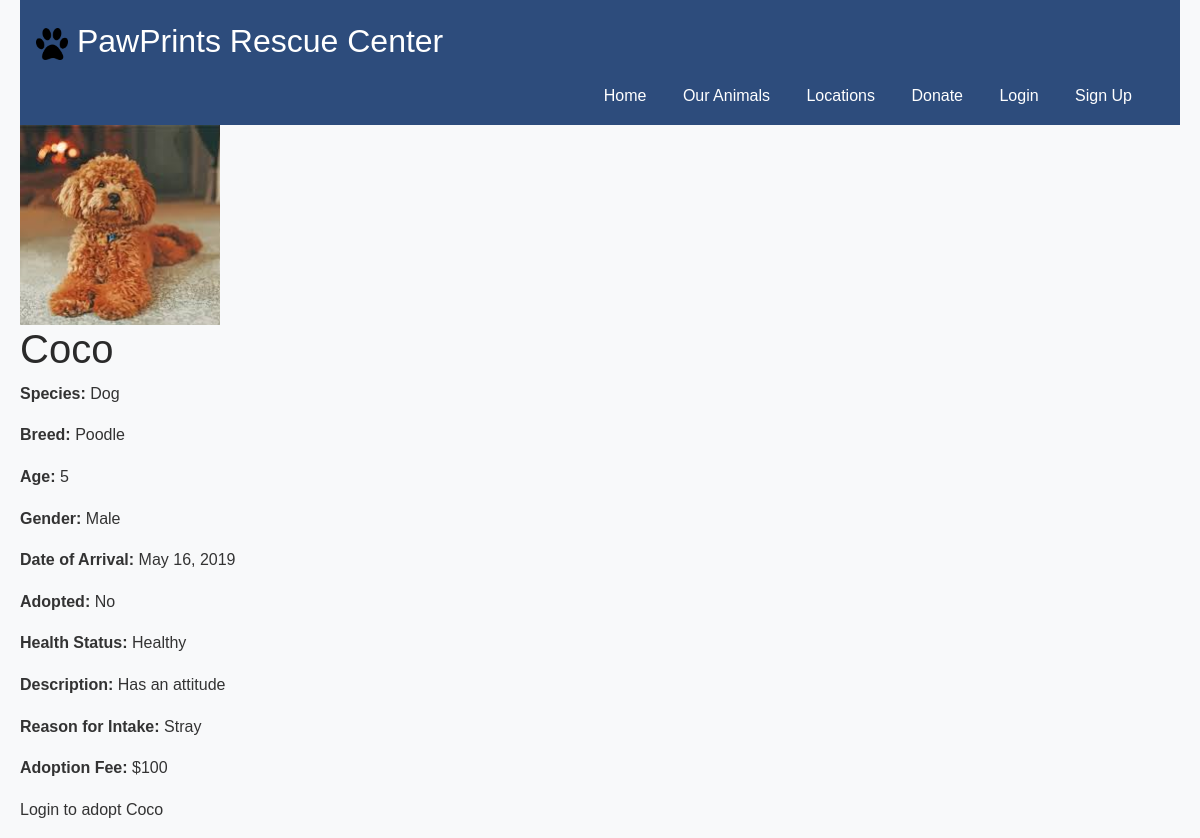
/animal/3/, run on an earlier commit of the app's database.
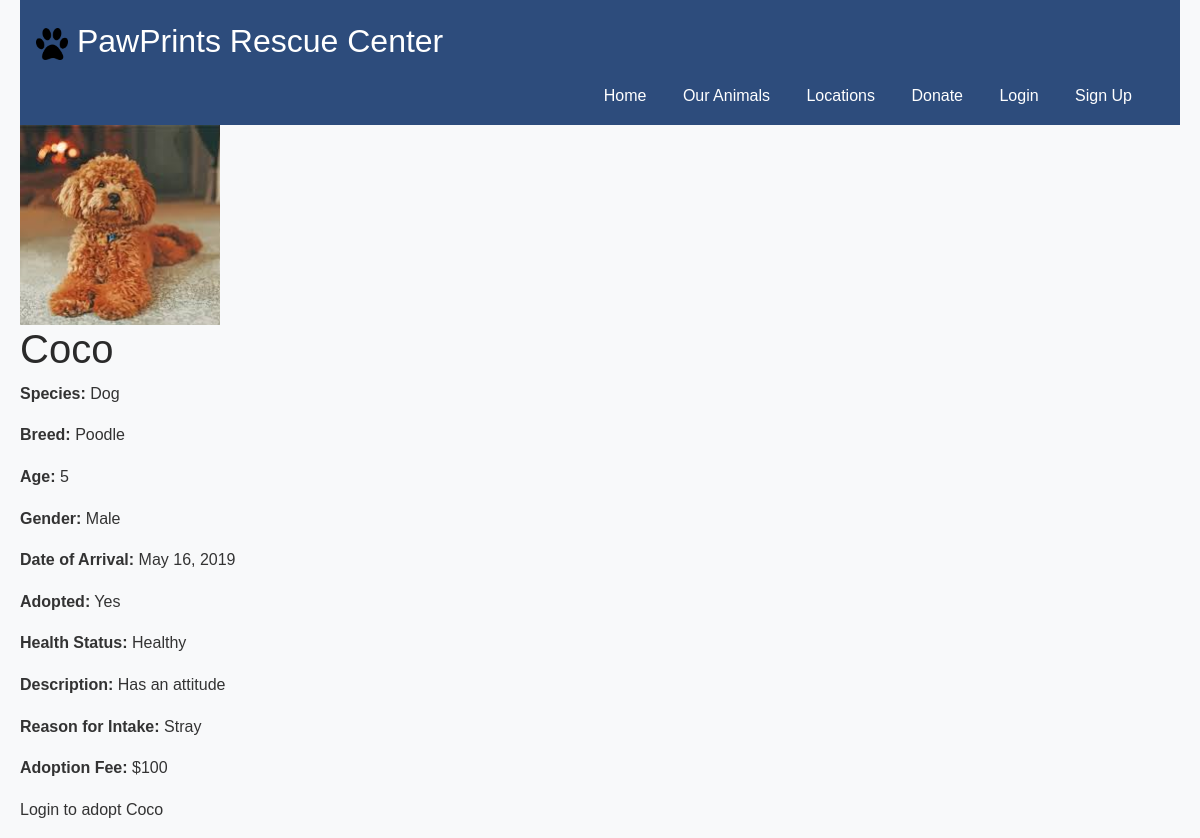
And on a later commit of the database.
### shelterapp/models.py (models this page shows, shortened)
class Animal(models.Model):
    animalID = models.AutoField(primary_key=True)
    name = models.CharField(max_length=100)
    species = models.CharField(max_length=100)
    breed = models.CharField(max_length=100)
    age = models.IntegerField()
    gender = models.CharField(max_length=10)
    dateOfArrival = models.DateField()
    adoptedOrNot = models.IntegerField()
    healthStatus = models.CharField(max_length=100)
    description = models.TextField()
    locationID = models.IntegerField()
    reasonForIntake = models.CharField(max_length=100)
    adoptionFee = models.IntegerField()

### shelterapp/views.py (the view)
# urls.py: path('animal/<int:animalID>/', views.animal_profile, name='animal_profile'),
def animal_profile(request, animalID):
    animal = get_object_or_404(Animal, animalID=animalID)
    return render(request, 'animal_profile.html', {'animal': animal})

### shelterapp/templates/animal_profile.html (shortened to what this page needs)
<!DOCTYPE html>
<html lang="en">
<head>
    <link rel="stylesheet" href="https://cdn.jsdelivr.net/npm/bootstrap@5.3.2/dist/css/bootstrap.min.css">
    {% load static %}
    <link rel="stylesheet" href="{% static 'shelterapp/css/style.css' %}">
</head>
<body>
    <div id="header">
        <a href="{% url 'default_page' %}">
            <p id="title">
                <img src="{% static 'shelterapp/images/' %}pawprint.png" alt="pawprint" id="logo">
                PawPrints Rescue Center
            </p>
        </a>
        {% if user.is_authenticated %}
            <ul id="nav">
                <li><a href="{% url 'default_page' %}">Home</a></li>
                {% if user.is_staff %}
                    <li><a href="{% url 'staff_dashboard' %}">Dashboard</a></li>
                {% else %}
                    <li><a href="{% url 'adopter_dashboard' %}">Dashboard</a></li>
                {% endif %}
                <li><a href="{% url 'view_animals' %}">Our Animals</a></li>
                <li><a href="{% url 'view_shelters' %}">Locations</a></li>
                <li><a href="{% url 'submit_donation' %}">Donate</a></li>
                <li>
                    <form id="logout" method="POST" action="{% url 'user_logout' %}">
                        {% csrf_token %}
                        <button type="submit" class="btn btn-danger w-100">Sign Out</button>
                    </form>
                </li>
            </ul>
        {% else %}
            <ul id="nav">
                <li><a href="{% url 'default_page' %}">Home</a></li>
                <li><a href="{% url 'view_animals' %}">Our Animals</a></li>
                <li><a href="{% url 'view_shelters' %}">Locations</a></li>
                <li><a href="{% url 'submit_donation' %}">Donate</a></li>
                <li><a href="{% url 'adopter_login' %}">Login</a></li>
                <li><a href="{% url 'adopter_signup' %}">Sign Up</a></li>
            </ul>
        {% endif %}
    </div>
    <img src="{% static 'shelterapp/images/animals/' %}{{ animal.animalID }}.png" alt="{{ animal.name }}" width="200" height="200">
    <h1>{{ animal.name }}</h1>
    <p><strong>Species:</strong> {{ animal.species }}</p>
    <p><strong>Breed:</strong> {{ animal.breed }}</p>
    <p><strong>Age:</strong> {{ animal.age }}</p>
    <p><strong>Gender:</strong> {{ animal.gender }}</p>
    <p><strong>Date of Arrival:</strong> {{ animal.dateOfArrival }}</p>
    <p><strong>Adopted:</strong> {{ animal.adoptedOrNot|yesno:"Yes,No" }}</p>
    <p><strong>Health Status:</strong> {{ animal.healthStatus }}</p>
    <p><strong>Description:</strong> {{ animal.description }}</p>
    <p><strong>Reason for Intake:</strong> {{ animal.reasonForIntake }}</p>
    <p><strong>Adoption Fee:</strong> ${{ animal.adoptionFee }}</p>
    {% if user.is_authenticated %}
        {% if not animal.adoptedOrNot %}
            <a href="{% url 'adoption_app' animal.animalID %}">
                <button>Adopt {{ animal.name }}</button>
            </a>
        {% endif %}
    {% else %}
        <p>Login to adopt {{animal.name}}</p>
    {% endif %}
</body>
</html>

What changed in the data, as far as the page shows it:
changed Animal "Coco": adoptedOrNot "No" → "Yes"
